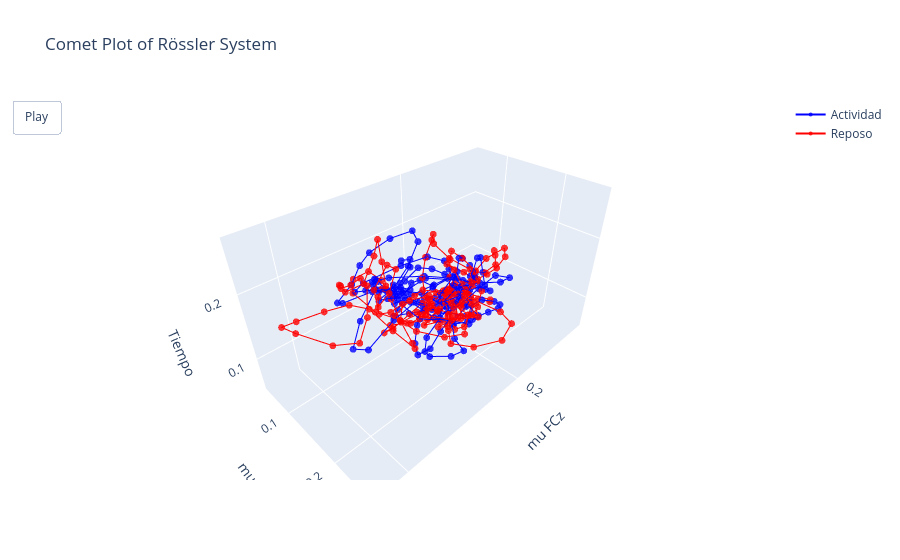

The notebook cell this image was saved under:
### Code cell
import plotly.graph_objects as go

# Create the 3D plot
fig = go.Figure()

# Add the first line with comet effect
fig.add_trace(go.Scatter3d(
    x=x_A,
    y=y_A,
    z=z_A,
    mode='lines+markers',
    name='Actividad',
    marker=dict(
        size=4,
        color='blue',
        opacity=0.8
    ),
    line=dict(
        color='blue',
        width=2
    )
))

# Add the second line with comet effect
fig.add_trace(go.Scatter3d(
    x=x_R,
    y=y_R,
    z=z_R,
    mode='lines+markers',
    name='Reposo',
    marker=dict(
        size=4,
        color='red',
        opacity=0.8
    ),
    line=dict(
        color='red',
        width=2
    )
))

# Create frames for animation
frames = [go.Frame(data=[
    go.Scatter3d(
        x=x_A[:k+1],
        y=y_A[:k+1],
        z=z_A[:k+1],
        mode='lines+markers',
        marker=dict(
            size=4,
            color='blue',
            opacity=0.8
        ),
        line=dict(
            color='blue',
            width=2
        )
    ),
    go.Scatter3d(
        x=x_R[:k+1],
        y=y_R[:k+1],
        z=z_R[:k+1],
        mode='lines+markers',
        marker=dict(
            size=4,
            color='red',
            opacity=0.8
        ),
        line=dict(
            color='red',
            width=2
        )
    )
]) for k in range(len(x_A))]

# Add frames to the figure
fig.frames = frames

# Update layout with animation settings
fig.update_layout(
    title='Comet Plot of Rössler System',
    scene=dict(
        xaxis_title='mu FCz',
        yaxis_title='mu Pz',
        zaxis_title='Tiempo'
    ),
    updatemenus=[dict(
        type='buttons',
        showactive=False,
        buttons=[dict(label='Play',
                      method='animate',
                      args=[None, dict(frame=dict(duration=50, redraw=True), fromcurrent=True)])]
    )]
)

# Show the plot
fig.show()

### Figure 1 — Plotly figure (JSON) as saved in the notebook; plotly's stock layout.template omitted (floating-point values rounded to 4 significant figures; data arrays with more than 128 entries replaced by an {"elided": "..."} marker saying what was removed)
{"data": [{"line": {"color": "blue", "width": 2}, "marker": {"color": "blue", "opacity": 0.8, "size": 4}, "mode": "lines+markers", "name": "Actividad", "type": "scatter3d", "x": {"elided": "180 float values"}, "y": {"elided": "180 float values"}, "z": {"elided": "180 float values"}}, {"line": {"color": "red", "width": 2}, "marker": {"color": "red", "opacity": 0.8, "size": 4}, "mode": "lines+markers", "name": "Reposo", "type": "scatter3d", "x": {"elided": "180 float values"}, "y": {"elided": "180 float values"}, "z": {"elided": "180 float values"}}], "layout": {"scene": {"xaxis": {"title": {"text": "mu FCz"}}, "yaxis": {"title": {"text": "mu Pz"}}, "zaxis": {"title": {"text": "Tiempo"}}}, "title": {"text": "Comet Plot of Rössler System"}, "updatemenus": [{"buttons": [{"args": [null, {"frame": {"duration": 50, "redraw": true}, "fromcurrent": true}], "label": "Play", "method": "animate"}], "showactive": false, "type": "buttons"}]}}
